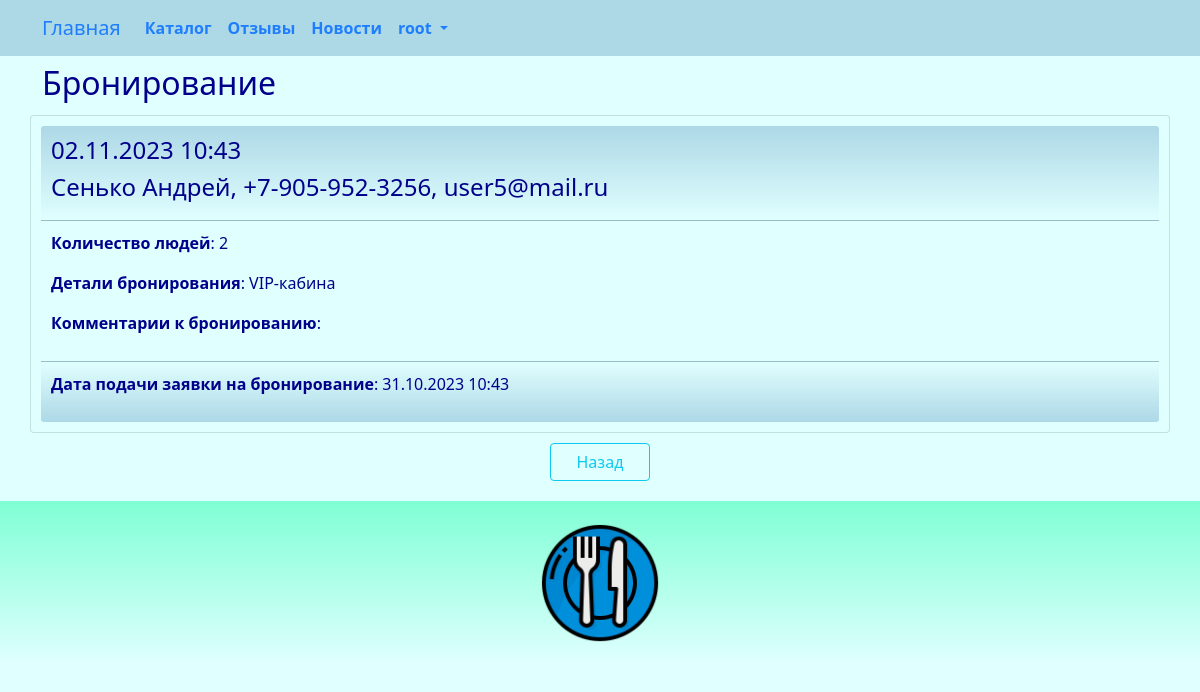
The page /reservation/read/5/ (signed in) on the database its author committed.
### star/models.py (models this page shows, shortened)
class Reservation(models.Model):
    datea = models.DateTimeField(_('reservation_application'), auto_now_add=True)
    dater = models.DateTimeField(_('reservation_date'))
    client = models.ForeignKey(Client, related_name='reservation_client', on_delete=models.CASCADE)
    quantity = models.IntegerField(_('quantity_people'), default=0)
    details = models.TextField(_('reservation_details'))
    comments = models.TextField(_('reservation_comments'), blank=True, null=True)
    class Meta:
        db_table = 'reservation'
        indexes = [
            models.Index(fields=['dater']),
        ]
        ordering = ['dater']

class Client(models.Model):
    email = models.CharField(_('client_email'), max_length=128)
    password = models.CharField(_('password'), max_length=128)
    name = models.CharField(_('client_name'), max_length=128)
    phone = models.CharField(_('client_phone'), max_length=32)
    birthday = models.DateTimeField(_('birthday'))
    class Meta:
        db_table = 'client'
        indexes = [
            models.Index(fields=['email']),
            models.Index(fields=['name']),
        ]
        ordering = ['name']
    def __str__(self):
        return "{}, {}, {}".format(self.name, self.phone, self.email)

### star/views.py (the view)
# urls.py: path('reservation/read/<int:id>/', views.reservation_read, name='reservation_read'),
@login_required
def reservation_read(request, id):
    try:
        reservation = Reservation.objects.get(id=id)
        return render(request, "reservation/read.html", {"reservation": reservation})
    except Reservation.DoesNotExist:
        return HttpResponseNotFound("<h2>Reservation not found</h2>")
    except Exception as exception:
        print(exception)
        return HttpResponse(exception)

### templates/reservation/read.html (shortened to what this page needs)
{% extends "base.html" %}
{% load i18n %}
{% block content %}
<h2>{% trans "reservation" %}</h2>
<div class="row justify-content-center">
	<div class="card" style="width:100%">
		<div class="card-header">
			<h4>{{ reservation.dater | date:"d.m.Y H:i" }}</h4>
			<h4>{{ reservation.client }}</h4>
		</div>
		<div class="card-body">
			<p><strong>{% trans "quantity_people" %}</strong>: {{ reservation.quantity }}</p>
			<p><strong>{% trans "reservation_details" %}</strong>: {{ reservation.details }}</p>
			<p><strong>{% trans "reservation_comments" %}</strong>: {{ reservation.comments }}</p>
		</div>
		<div class="card-footer">
			<p><strong>{% trans "reservation_application" %}</strong>: {{ reservation.datea | date:"d.m.Y H:i" }}</p>
		</div>
	</div>
	<br>
	<div class="div-button-center">
		<button onclick="history.back()" class="btn btn-outline-info" style="width:100px">{% trans "Back" %}</button>
	</div>
</div>
{% endblock content %}

### templates/base.html (shortened to what this page needs)
{% load static %}
{% load i18n %}
<html>
<head>
	<link href="https://cdn.jsdelivr.net/npm/bootstrap@5.0.2/dist/css/bootstrap.min.css" rel="stylesheet">
	<link rel="stylesheet" href="{% static 'css/styles.css' %}" />
	<link rel="stylesheet" href="{% static 'css/choosen.css' %}" />
</head>
<nav class="navbar navbar-expand-lg justify-content-center">
	<div class="container">
		<div class="collapse navbar-collapse" id="mainMenu">
			<ul class="navbar-nav me-auto mb-2 mb-lg-0">
				<a class="navbar-brand" href="{{ HTTP_HOST }}/">{% trans "Home" %}</a>
				<li class="nav-item">
					<a class="nav-link" href="{% url 'catalog_list' %}">{% trans "catalog" %}</a>
				</li>
				<li class="nav-item">
					<a class="nav-link" href="{% url 'review_list' %}">{% trans "reviews" %}</a>
				</li>
				<li class="nav-item">
					<a class="nav-link" href="{% url 'news_list' %}">{% trans "newss" %}</a>
				</li>
				{% if user.is_authenticated %}
				<li class="nav-item dropdown">
					<a class="nav-link dropdown-toggle" href="#" id="navbarDropdown" role="button" data-bs-toggle="dropdown" aria-expanded="false">
						{{ user.username }}
					</a>
				</li>
				{% else %}
				<form class="form-inline ml-auto">
					<a href="{% url 'login' %}" class="btn btn-outline-secondary">{% trans "Log In" %}</a>
				</form>
				{% endif %}
			</ul>
		</div>
	</div>
</nav>
<body>
	<div class="container">
		{% block content%}{% endblock content %}
	</div>
</body>
<footer class="container-fluid text-center bg-lightgray">
	<div class="copyrights">
		<img src="{% static 'images/logo.png' %}" alt="logo" style="height:144px; padding: 10px;">
	</div>
</footer>
<link rel="stylesheet" href="https://cdn.datatables.net/1.11.2/css/jquery.dataTables.min.css">
<link href="{% static 'css/jquery.fancybox.min.css' %}" rel="stylesheet">
</html>

### static/css/styles.css (style rules this page uses)
:root { --navbar-background-color: LightBlue; --navbar-text-color: #1F7EFE; --main-background-color-light: LightCyan; --main-background-color-dark: LightBlue; --main-text-color: DarkBlue; --main-header-color: DarkBlue; --main-text-attention-color: Purple; --footer-background-color-light: LightCyan; --footer-background-color-dark: Aquamarine; --footer-text-color: Teal; --card-background-color-light: LightCyan; --card-background-color-dark: LightBlue; --card-text-color: SeaGreen; --table-background-color-light: LightCyan; --table-background-color-dark: #F5F5F5; --table-text-color: DarkBlue; --star-size: 30px; --star-color: LightYellow; --star-background: Yellow ; }
.navbar { background-color: var(--navbar-background-color); color: var(--navbar-text-color); }
.navbar .navbar-nav, .navbar .navbar-nav .navbar-text { color: var(--navbar-text-color); }
.navbar ul { background-color: var(--navbar-background-color); color: var(--navbar-text-color); }
.navbar li { background-color: var(--navbar-background-color); color: var(--navbar-text-color); }
.navbar a { background-color: var(--navbar-background-color); color: var(--navbar-text-color); }
.navbar-brand { background-color: var(--navbar-background-color); color: var(--navbar-text-color); }
.nav-item { background-color: var(--navbar-background-color); color: var(--navbar-text-color); font-weight: bold; }
body { background-color: var(--main-background-color-light); }
h1, h2, h3, h4, h5, h6 { color: var(--main-header-color); }
p, ul, li, label { color: var(--main-text-color); }
.card { background-color: var(--card-background-color-light); color: var(--card-text-color); margin-top: 5px; padding: 10px; }
.card-header { background-image: linear-gradient(top, var(--card-background-color-dark), var(--card-background-color-light)); background-image: -o-linear-gradient(top, var(--card-background-color-dark), var(--card-background-color-light)); background-image: -moz-linear-gradient(top, var(--card-background-color-dark), var(--card-background-color-light)); background-image: -webkit-linear-gradient(top, var(--card-background-color-dark), var(--card-background-color-light)); color: var(--card-text-color); padding: 10px; }
.card-body { background-color: var(--card-background-color-light); color: var(--card-text-color); padding: 10px; }
.card-footer { background-image: linear-gradient(top, var(--card-background-color-light), var(--card-background-color-dark)); background-image: -o-linear-gradient(top, var(--card-background-color-light), var(--card-background-color-dark)); background-image: -moz-linear-gradient(top, var(--card-background-color-light), var(--card-background-color-dark)); background-image: -webkit-linear-gradient(top, var(--card-background-color-light), var(--card-background-color-dark)); color: var(--card-text-color); padding: 10px; }
.div-button-center { text-align: center; padding: 10px; }
footer { background-image: linear-gradient(top, var(--footer-background-color-dark), var(--footer-background-color-light)); background-image: -o-linear-gradient(top, var(--footer-background-color-dark), var(--footer-background-color-light)); background-image: -moz-linear-gradient(top, var(--footer-background-color-dark), var(--footer-background-color-light)); background-image: -webkit-linear-gradient(top, var(--footer-background-color-dark), var(--footer-background-color-light)); margin-top: 10px; padding: 10px; }

### rows shown on the page
Reservation: dater "02.11.2023 10:43", client "Сенько Андрей, +7-905-952-3256, user5@mail.ru", quantity "2", details "VIP-кабина", datea "31.10.2023 10:43"

### other values the page prints
{{ user.username }} "root"
